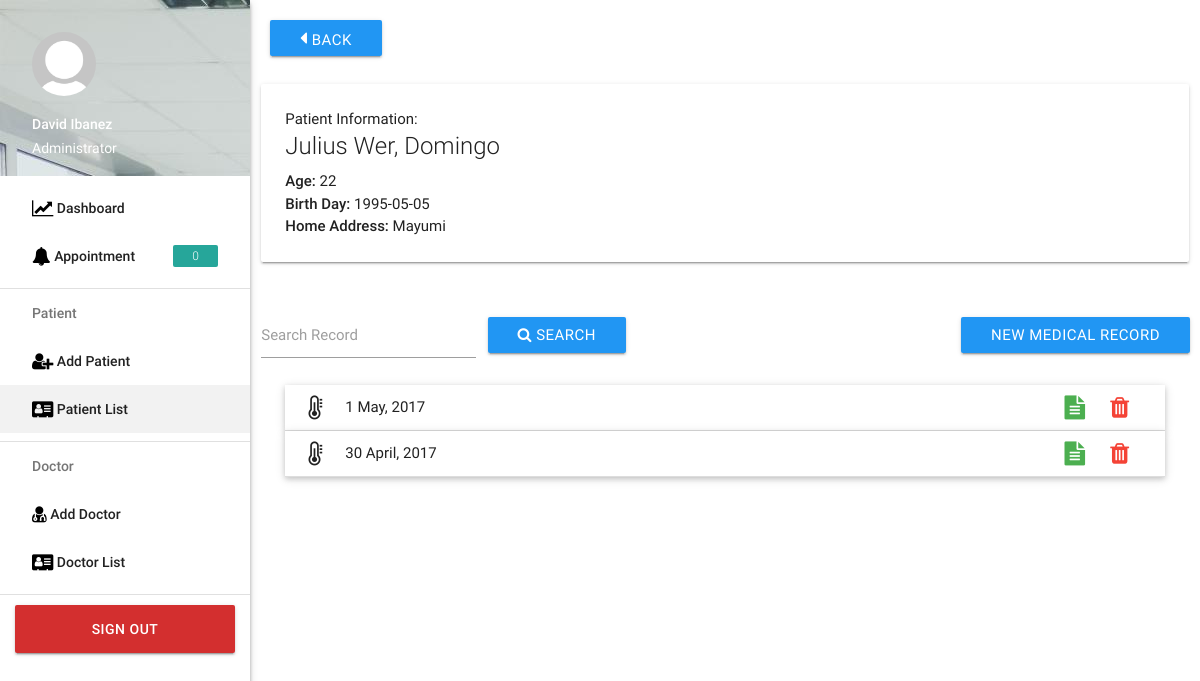
The app's page /view_patient.php?patientID=1 (signed in) with its own data.
### tables this page shows
CREATE TABLE `patient_info` (
  `patient_ID` int(11) NOT NULL,
  `firstname` varchar(50) NOT NULL,
  `lastname` varchar(50) NOT NULL,
  `middlename` varchar(30) NOT NULL,
  `home_address` varchar(100) NOT NULL,
  `age` int(11) NOT NULL,
  `dateofbirth` varchar(100) NOT NULL
);

CREATE TABLE `transaction` (
  `transaction_ID` int(11) NOT NULL,
  `patient_ID` int(11) NOT NULL,
  `disease` varchar(50) NOT NULL,
  `temp` int(11) NOT NULL,
  `height` int(11) NOT NULL,
  `weight` int(11) NOT NULL,
  `blood_pressure` varchar(20) NOT NULL,
  `date_transaction` timestamp NOT NULL DEFAULT CURRENT_TIMESTAMP,
  `doctor_ID` int(11) NOT NULL
);

### view_patient.php (the view, shortened to what this page needs)
<?php
    include'include/connect.php';
    $admin_fname = $_SESSION['firstname'];
    $admin_lname = $_SESSION['lastname'];
    $role = $_SESSION['role'];
?>
<!DOCTYPE html>
<html lang="en">
<head>
      <link rel="stylesheet" type="text/css" href="lib/materialize/css/materialize.min.css">
      <link rel="stylesheet" type="text/css" href="lib/font-awesome-4.7.0/css/font-awesome.min.css">
      <link rel="stylesheet" type="text/css" href="lib/sweetalert-master/dist/sweetalert.css">
      <link rel="stylesheet" type="text/css" href="css/style.css">
      <link rel="stylesheet" type="text/css" href="css/margins.css">
</head>
<body>
      <header>
            <ul id="slide-out" class="side-nav fixed z-depth-2">
                  <li>
                        <div class="userView">
                              <div class="background">
                                    <img src="img/bg.jpg">
                              </div>
                              <a href="#!user"><img class="circle" src="img/dummy.png"></a>
                              <a href="#!name"><span class="white-text name"><?php echo"$admin_fname $admin_lname";?></span></a>
                              <a href="#!email"><span class="white-text email"><?php echo"$role";?></span></a>
                        </div>
                  </li>
                  <li><a class="waves-effect" href="dashboard.php"><span class="fa fa-line-chart black-text fa-lg"></span> Dashboard</a></li>
                  <li><a class="waves-effect" href="appointment.php"><span class="fa fa-bell black-text fa-lg"></span> Appointment <span class="new badge" data-badge-caption="">
                        <?php
                              $sql="SELECT COUNT(*) as count FROM appointment WHERE status = 'waiting'";
                              $result = $conn->query($sql);
                              if($result -> num_rows > 0){
                                    while($rows = $result -> fetch_assoc()){
                                          $count = $rows['count'];
                                          echo"$count";
                                    }
                              }else{
                                    echo"0";
                              }
                        ?>
                  </span></a></li>
                  <li>
                        <div class="divider"></div>
                  </li>
                  <li><a class="subheader">Patient</a></li>
                  <li><a class="waves-effect" href="addpatient.php"><span class="fa fa-user-plus black-text fa-lg"></span> Add Patient</a></li>
                  <li class="active"><a class="waves-effect" href="#!"><span class="fa fa-vcard black-text fa-lg"></span> Patient List</a></li>
                  <li>
                        <div class="divider"></div>
                  </li>
                  <li><a class="subheader">Doctor</a></li>
                  <li><a class="waves-effect" href="#!"><span class="fa fa-user-md black-text fa-lg"></span> Add Doctor</a></li>
                  <li><a class="waves-effect" href="#!"><span class="fa fa-vcard black-text fa-lg"></span> Doctor List</a></li>
                  <li>
                        <div class="divider"></div>
                  </li>
                  <li><a class="waves-effect waves-light btn red darken-2" href="include/signoutfunc.php">Sign Out</a></li>
            </ul>
      </header>
      <main class="main-content">
            <div class="row">
                  <a href="patient_list.php" class="waves-effect waves-light btn blue margin-small-top margin-small-left margin-small-bottom"><i class="fa fa-caret-left"></i> Back</a>
                  <div class="col s12 m12 l12">
                        <div class="card">
                              <div class="card-content">
                                    Patient Information:
                                    <?php
                                          $getid = $_GET['patientID'];
                                          $sql="SELECT patient_ID, firstname, lastname, middlename, home_address, DATE_FORMAT(FROM_DAYS(DATEDIFF(NOW(), dateofbirth)), '%Y')+0 AS age, dateofbirth FROM patient_info WHERE patient_ID = $getid";
                                          $result = $conn->query($sql);
                                          if($result -> num_rows > 0){
                                                while($rows = $result -> fetch_assoc()){
                                                      $firstname = $rows['firstname'];
                                                      $lastname = $rows['lastname'];
                                                      $middlename = $rows['middlename'];
                                                      $home_address = $rows['home_address'];
                                                      $age = $rows['age'];
                                                      $dateofbirth = $rows['dateofbirth'];
                                                      echo"<span class='card-title'>$firstname $middlename, $lastname</span>";
                                                      echo"<p><strong>Age: </strong> $age</p>";
                                                      echo"<p><strong>Birth Day: </strong> $dateofbirth</p>";
                                                      echo"<p><strong>Home Address: </strong> $home_address</p>";
                                                }
                                          }else{
                                                echo"0";
                                          }
                                    ?>
                              </div>
                        </div>
                  </div>
            </div>
            <div class="row">
                  <form method="POST" action="<?php
                  $getid = $_GET['patientID'];
                   echo"include/search_daterecord.php?patientID=$getid";?>">
                        <div class="input-field col s3">
                              <input type="date" class="datepicker2" id="search" name="search_date">
                              <label for="search">Search Record</label>
                        </div>
                        <button class="waves-effect waves-light btn blue margin-small-top"><span class="fa fa-search"></span> Search</button>
                        <a href="<?php echo"new_medical_record.php?patientID=$getid";?>" class="waves-effect waves-light btn blue margin-small-top right margin-right">New Medical Record</a>
                  </form>
                  <div class="col s12 m12 l12">
                         <ul class="collapsible popout" data-collapsible="accordion">
                        <?php
                              $getid = $_GET['patientID'];
                              if(isset($_GET["date"])){
                                    $sql="SELECT t.transaction_ID, t.patient_ID, t.disease, t.temp, t.height, t.weight, t.blood_pressure, t.doctor_ID, d.firstname, d.lastname, d.specialization, DATE_FORMAT(t.date_transaction, '%e %M, %Y') as date_transaction FROM patient_info pin, transaction t, doctor_info d WHERE t.patient_ID = $getid AND pin.patient_ID = t.patient_ID AND t.doctor_ID = d.doctor_ID AND t.date_transaction=".$_GET['date'];
                              }else{
                                    $sql="SELECT t.transaction_ID, t.patient_ID, t.disease, t.temp, t.height, t.weight, t.blood_pressure, t.doctor_ID, d.firstname, d.lastname, d.specialization, DATE_FORMAT(t.date_transaction, '%e %M, %Y') as date_transaction FROM patient_info pin, transaction t, doctor_info d WHERE t.patient_ID = $getid AND pin.patient_ID = t.patient_ID AND t.doctor_ID = d.doctor_ID ORDER BY t.transaction_ID DESC";
                              }
                              $result = $conn->query($sql);
                              if($result -> num_rows > 0){
                                    while($rows = $result -> fetch_assoc()){
                                          $transactionID = $rows['transaction_ID'];
                                          $patientID = $rows['patient_ID'];
                                          $date = $rows['date_transaction'];
                                          echo"<li>";
                                                echo"<div class='collapsible-header'><i class='fa fa-thermometer-3 fa-lg'></i> $date <span class='right'> <a href='print_record.php?transactionID=$transactionID&patientID=$patientID'><i class='fa fa-file-text green-text'></i></a> <a href='include/delete_medical_record.php?transactionID=$transactionID&patientID=$patientID'><i class='fa fa-trash red-text'></i></a></span></div>";
                                          echo"</li>";
                                    }
                              }else{
                                    echo"0";
                              }
                        ?>
                        </ul>
                  </div>
            </div>
      </main>
</body>
</html>

### css/style.css (style rules this page uses)
.side-nav { width: 250px; }
.main-content { padding-left: 250px; }

### css/margins.css (style rules this page uses)
.margin-right { margin-right: 10px!important; }
.margin-small-top { margin-top: 20px!important; }
.margin-small-left { margin-left: 20px!important; }
.margin-small-bottom { margin-bottom: 20px!important; }

### records on screen
patient_info: firstname "Julius", middlename "Wer", lastname "Domingo", age "22", dateofbirth "1995-05-05", home_address "Mayumi"
transaction: date "1 May, 2017"
transaction: date "30 April, 2017"

### other values on screen
$admin_fname "David"
$admin_lname "Ibanez"
$role "Administrator"
$count "0"
